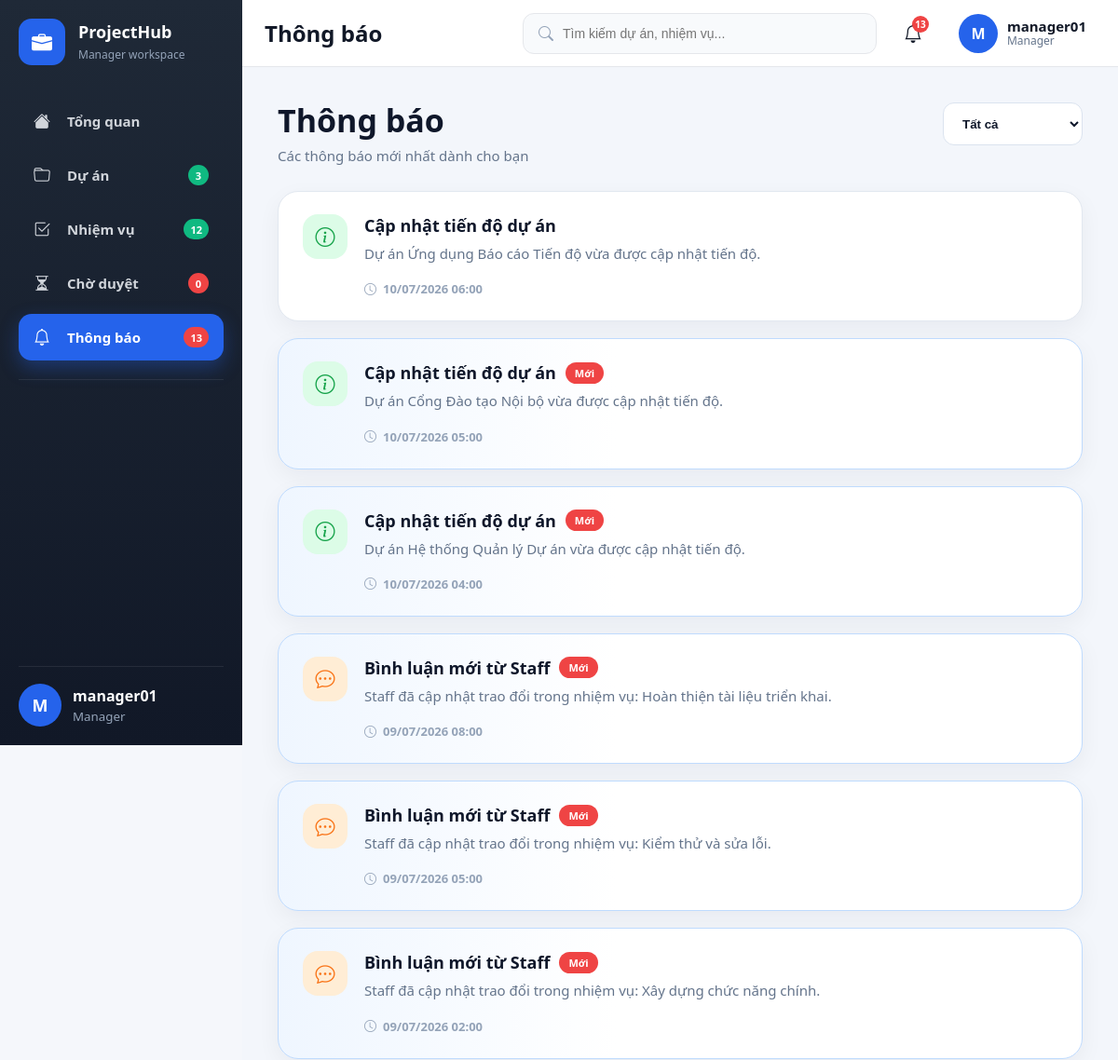
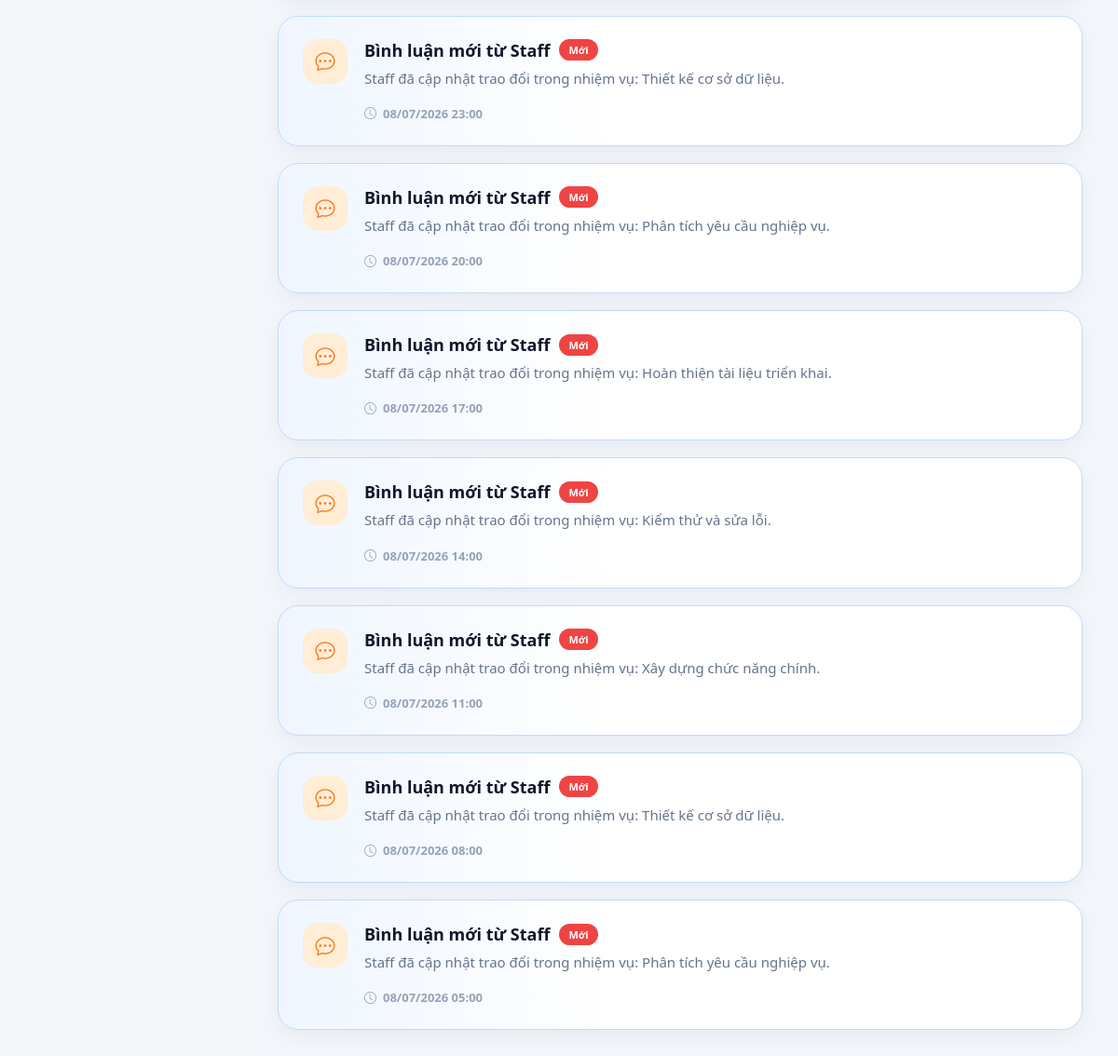
/index.php?page=notifications (signed in), run on the app's committed database (2 pictures, top to bottom).
### tables this page shows
CREATE TABLE `users` (
  `user_id` int(11) NOT NULL,
  `username` varchar(50) NOT NULL,
  `email` varchar(120) NOT NULL,
  `phone` varchar(20) DEFAULT NULL,
  `address` varchar(255) DEFAULT NULL,
  `password` varchar(255) NOT NULL,
  `role_id` int(11) NOT NULL,
  `status` varchar(20) NOT NULL DEFAULT 'active',
  `refresh_token` varchar(255) DEFAULT NULL,
  `token_expired_at` datetime DEFAULT NULL,
  `created_at` timestamp NOT NULL DEFAULT current_timestamp(),
  `updated_at` timestamp NOT NULL DEFAULT current_timestamp() ON UPDATE current_timestamp(),
  `is_deleted` tinyint(1) NOT NULL DEFAULT 0
);

CREATE TABLE `notifications` (
  `notification_id` int(11) NOT NULL,
  `user_id` int(11) NOT NULL,
  `type` varchar(50) DEFAULT NULL,
  `title` varchar(255) NOT NULL,
  `content` text DEFAULT NULL,
  `related_type` varchar(50) DEFAULT NULL,
  `related_id` int(11) DEFAULT NULL,
  `is_read` tinyint(1) NOT NULL DEFAULT 0,
  `created_at` timestamp NOT NULL DEFAULT current_timestamp()
);

### helpers/security.php (called while the page is built, shortened)
<?php
function csrf_token(): string
{
    return $_SESSION['_csrf_token'];
}

### views/manager/notifications.php (the view, shortened to what this page needs)
<?php
require_once __DIR__ . '/_layout.php';
$db = new Database();
$pdo = $db->connect();
$managerId = (int)($_SESSION['user_id'] ?? 0);
$manager = manager_fetch_current($pdo, $managerId);
$sidebarCounts = manager_sidebar_counts($pdo, $managerId);
$projectCount = $sidebarCounts['projects'];
$taskCount = $sidebarCounts['tasks'];
$notifCount = $sidebarCounts['notifications'];
$pendingApprovalCount = $sidebarCounts['pending_approvals'];
$notificationPrefs = $sidebarCounts['preferences'];
$type = $_GET['type'] ?? 'all';
$sql = "SELECT * FROM notifications n WHERE n.user_id = ?";
$params = [$managerId];
$sql .= manager_notification_filter_sql($notificationPrefs, 'n');
$sql .= " ORDER BY n.created_at DESC";
$stmt = $pdo->prepare($sql);
$stmt->execute($params);
$notifications = $stmt->fetchAll(PDO::FETCH_ASSOC);
manager_page_head('Thông báo');
?>
<div class="manager-shell">
    <?php manager_sidebar($manager, 'notifications', $projectCount, $taskCount, $notifCount, $pendingApprovalCount); ?>
    <main class="manager-main-content">
        <?php manager_topbar('Thông báo', $manager, $notifCount); ?>
        <section class="manager-content-area manager-notifications-page">
            <div class="manager-page-title-row">
                <div>
                    <h1>Thông báo</h1>
                    <p>Các thông báo mới nhất dành cho bạn</p>
                </div>
                <form method="GET" class="manager-filter-inline">
                    <select name="type" onchange="this.form.submit()">
                        <option value="all" <?= $type === 'all' ? 'selected' : '' ?>>Tất cả</option>
                    </select>
                </form>
            </div>
            <div class="manager-notification-list">
                <?php if (empty($notifications)): ?>
                    <div class="manager-notification-card empty">
                        <div class="manager-notification-content">
                            <h4>Chưa có thông báo</h4>
                            <p>Hiện tại chưa có thông báo nào để hiển thị.</p>
                        </div>
                    </div>
                <?php else: ?>
                    <?php foreach ($notifications as $item): ?>
                        <?php
                            $nType = $item['type'] ?? 'system';
                            $iconClass = 'system';
                            $icon = 'bi-info-circle';
                            if ($nType === 'task') {
                                $iconClass = 'task';
                                $icon = 'bi-list-check';
                            } elseif ($nType === 'comment') {
                                $iconClass = 'comment';
                                $icon = 'bi-chat-dots';
                            }
                            $relatedId = (int)($item['related_id'] ?? 0);
                            $notifLink = null;
                            if ($nType === 'task_approval' && $relatedId > 0) {
                                $notifLink = 'index.php?action=openNotification&id=' . (int)$item['notification_id'] . '&_csrf_token=' . urlencode(csrf_token());
                            } elseif (in_array($nType, ['task', 'comment'], true) && $relatedId > 0) {
                                $notifLink = 'index.php?action=openNotification&id=' . (int)$item['notification_id'] . '&_csrf_token=' . urlencode(csrf_token());
                            }
                        ?>
                        <a href="<?= $notifLink ? mh($notifLink) : 'javascript:void(0)' ?>" class="manager-notification-card <?= ((int)($item['is_read'] ?? 0) === 0) ? 'unread' : '' ?> <?= $notifLink ? '' : 'no-link' ?>" data-type="<?= mh($nType) ?>">
                            <div class="manager-notification-icon <?= $iconClass ?>">
                                <i class="bi <?= $icon ?>"></i>
                            </div>
                            <div class="manager-notification-content">
                                <div class="manager-notification-head">
                                    <h4><?= mh($item['title'] ?? '') ?></h4>
                                    <?php if ((int)($item['is_read'] ?? 0) === 0): ?>
                                        <span class="manager-unread-pill">Mới</span>
                                    <?php endif; ?>
                                </div>
                                <p><?= mh($item['content'] ?? '') ?></p>
                                <span class="manager-notification-time">
                                    <i class="bi bi-clock"></i>
                                    <?= !empty($item['created_at']) ? date('d/m/Y H:i', strtotime($item['created_at'])) : '' ?>
                                </span>
                            </div>
                        </a>
                    <?php endforeach; ?>
                <?php endif; ?>
            </div>
        </section>
    </main>
</div>
<?php manager_layout_script(); ?>

### views/manager/_layout.php (shortened to what this page needs)
<?php
function mh($v){ return htmlspecialchars((string)($v ?? ''), ENT_QUOTES, 'UTF-8'); }
function manager_fetch_current(PDO $pdo, int $managerId): array {
    $s=$pdo->prepare("SELECT u.*, r.name AS role_name FROM users u LEFT JOIN roles r ON u.role_id=r.role_id WHERE u.user_id=? LIMIT 1");
    $s->execute([$managerId]);
    return $s->fetch(PDO::FETCH_ASSOC) ?: [];
}
function manager_owned_project_condition(string $alias = 'p', string $prefix = 'mid'): string {
    $prefix = ltrim($prefix, ':');
    return "$alias.manager_id = :{$prefix}_manager";
}
function manager_owned_project_params(int $managerId, string $prefix = 'mid'): array {
    $prefix = ltrim($prefix, ':');
    return [
        $prefix . '_manager' => $managerId,
    ];
}
function manager_notification_preferences(PDO $pdo, int $userId): array {
    $pdo->exec("CREATE TABLE IF NOT EXISTS notification_preferences (
        user_id INT PRIMARY KEY,
        email_notifications TINYINT(1) NOT NULL DEFAULT 1,
        task_notifications TINYINT(1) NOT NULL DEFAULT 1,
        comment_notifications TINYINT(1) NOT NULL DEFAULT 1,
        deadline_notifications TINYINT(1) NOT NULL DEFAULT 1,
        created_at TIMESTAMP DEFAULT CURRENT_TIMESTAMP,
        updated_at TIMESTAMP DEFAULT CURRENT_TIMESTAMP ON UPDATE CURRENT_TIMESTAMP,
        CONSTRAINT fk_notification_preferences_user
            FOREIGN KEY (user_id) REFERENCES users(user_id)
            ON DELETE CASCADE
    ) ENGINE=InnoDB DEFAULT CHARSET=utf8mb4");
    $ins = $pdo->prepare("INSERT IGNORE INTO notification_preferences(user_id) VALUES(?)");
    $ins->execute([$userId]);
    $stmt = $pdo->prepare("SELECT * FROM notification_preferences WHERE user_id=? LIMIT 1");
    $stmt->execute([$userId]);
    return $stmt->fetch(PDO::FETCH_ASSOC) ?: [
        'email_notifications' => 1,
        'task_notifications' => 1,
        'comment_notifications' => 1,
        'deadline_notifications' => 1,
    ];
}
function manager_notification_filter_sql(array $prefs, string $alias = 'n'): string {
    $conditions = [];
    if (empty($conditions)) {
        return "";
    }
    return " AND NOT (" . implode(' OR ', $conditions) . ")";
}
function manager_sidebar_counts(PDO $pdo, int $managerId): array {
    $owned = manager_owned_project_condition('p', 'mid');
    $projects = $pdo->prepare("SELECT COUNT(*) FROM projects p WHERE p.is_deleted = 0 AND $owned");
    $projects->execute(manager_owned_project_params($managerId));
    $projectCount = (int)$projects->fetchColumn();
    $tasks = $pdo->prepare("SELECT COUNT(*)
        FROM tasks t
        JOIN projects p ON p.project_id = t.project_id
        WHERE t.is_deleted = 0
          AND p.is_deleted = 0
          AND t.status <> 'Completed'
          AND $owned");
    $tasks->execute(manager_owned_project_params($managerId));
    $taskCount = (int)$tasks->fetchColumn();
    $pendingApprovals = $pdo->prepare("SELECT COUNT(*)
        FROM tasks t
        JOIN projects p ON p.project_id = t.project_id
        WHERE t.is_deleted = 0
          AND p.is_deleted = 0
          AND t.status = 'Pending Approval'
          AND $owned");
    $pendingApprovals->execute(manager_owned_project_params($managerId));
    $pendingApprovalCount = (int)$pendingApprovals->fetchColumn();
    $prefs = manager_notification_preferences($pdo, $managerId);
    $filter = manager_notification_filter_sql($prefs, 'n');
    $notif = $pdo->prepare("SELECT COUNT(*) FROM notifications n WHERE n.user_id = ? $filter");
    $notif->execute([$managerId]);
    $notifCount = (int)$notif->fetchColumn();
    return [
        'projects' => $projectCount,
        'tasks' => $taskCount,
        'pending_approvals' => $pendingApprovalCount,
        'notifications' => $notifCount,
        'preferences' => $prefs,
    ];
}
function manager_sidebar(array $manager, string $active='overview', int $projectCount=0, int $taskCount=0, int $notifCount=0, int $pendingApprovalCount=0): void { ?>
<aside class="manager-sidebar">
    <div class="manager-logo-section">
        <div class="manager-logo-box"><i class="bi bi-briefcase-fill"></i></div>
        <div class="manager-logo-text"><h4>ProjectHub</h4><span>Manager workspace</span></div>
    </div>
    <nav class="manager-menu">
        <a href="index.php?page=manager-dashboard" class="manager-menu-item <?= $active==='overview'?'active':'' ?>"><i class="bi bi-house-fill"></i><span>Tổng quan</span></a>
        <a href="index.php?page=projects" class="manager-menu-item <?= $active==='projects'?'active':'' ?>"><i class="bi bi-folder"></i><span>Dự án</span><span class="manager-badge-count"><?= $projectCount ?></span></a>
        <a href="index.php?page=tasks" class="manager-menu-item <?= $active==='tasks'?'active':'' ?>"><i class="bi bi-check2-square"></i><span>Nhiệm vụ</span><span class="manager-badge-count"><?= $taskCount ?></span></a>
        <a href="index.php?page=manager-pending-approval" class="manager-menu-item <?= $active==='pending-approval'?'active':'' ?>"><i class="bi bi-hourglass-split"></i><span>Chờ duyệt</span><span class="manager-badge-count red"><?= $pendingApprovalCount ?></span></a>
        <a href="index.php?page=notifications" class="manager-menu-item <?= $active==='notifications'?'active':'' ?>"><i class="bi bi-bell"></i><span>Thông báo</span><span class="manager-badge-count red"><?= $notifCount ?></span></a>
    </nav>
    <div class="manager-sidebar-divider"></div>
    <div class="manager-user-box">
        <div class="manager-avatar"><?= strtoupper(substr($manager['username'] ?? 'M',0,1)) ?></div>
        <div class="manager-user-info"><strong><?= mh($manager['username'] ?? 'manager') ?></strong><small>Manager</small></div>
    </div>
</aside>
<?php }
function manager_page_head(string $title): void { $theme=$_COOKIE['theme']??'light'; ?>
<!DOCTYPE html><html lang="vi"><head><link rel="stylesheet" href="https://cdn.jsdelivr.net/npm/bootstrap-icons@1.11.3/font/bootstrap-icons.min.css"><link rel="stylesheet" href="assets/css/dashboard_manager.css"><link rel="stylesheet" href="assets/css/manager_crud.css"></head><body class="<?= $theme==='dark'?'dark-mode':'' ?>">
<?php }
function manager_topbar(string $title, array $manager, int $notifCount=0): void { ?>
<header class="manager-topbar"><div class="manager-topbar-left"><h3><?= mh($title) ?></h3></div><div class="manager-topbar-right"><div class="manager-search-box global-search-container"><i class="bi bi-search"></i><input type="search" id="managerGlobalSearch" class="global-search-input" autocomplete="off" placeholder="Tìm kiếm dự án, nhiệm vụ..."></div><a class="manager-notification-btn" href="index.php?page=notifications"><i class="bi bi-bell"></i><?php if($notifCount>0): ?><span class="manager-notification-badge"><?= $notifCount ?></span><?php endif; ?></a><div class="manager-profile-menu" id="managerProfileToggle"><div class="manager-profile-avatar"><?= strtoupper(substr($manager['username'] ?? 'M',0,1)) ?></div><div class="manager-profile-meta"><strong><?= mh($manager['username'] ?? 'manager') ?></strong><span>Manager</span></div></div></div></header>
<?php }
function manager_layout_script(): void { ?>
</body></html>
<?php }
?>

### data on the page
users: username "M", username "manager01"
notifications: title "Cập nhật tiến độ dự án", content "Dự án Ứng dụng Báo cáo Tiến độ vừa được cập nhật tiến độ.", created_at "10/07/2026 06:00"
notifications: title "Cập nhật tiến độ dự án", is_read "Mới", content "Dự án Cổng Đào tạo Nội bộ vừa được cập nhật tiến độ.", created_at "10/07/2026 05:00"
notifications: title "Cập nhật tiến độ dự án", is_read "Mới", content "Dự án Hệ thống Quản lý Dự án vừa được cập nhật tiến độ.", created_at "10/07/2026 04:00"
notifications: title "Bình luận mới từ Staff", is_read "Mới", content "Staff đã cập nhật trao đổi trong nhiệm vụ: Hoàn thiện tài liệu triển khai.", created_at "09/07/2026 08:00"
notifications: title "Bình luận mới từ Staff", is_read "Mới", content "Staff đã cập nhật trao đổi trong nhiệm vụ: Kiểm thử và sửa lỗi.", created_at "09/07/2026 05:00"
notifications: title "Bình luận mới từ Staff", is_read "Mới", content "Staff đã cập nhật trao đổi trong nhiệm vụ: Xây dựng chức năng chính.", created_at "09/07/2026 02:00"
notifications: title "Bình luận mới từ Staff", is_read "Mới", content "Staff đã cập nhật trao đổi trong nhiệm vụ: Thiết kế cơ sở dữ liệu.", created_at "08/07/2026 23:00"
notifications: title "Bình luận mới từ Staff", is_read "Mới", content "Staff đã cập nhật trao đổi trong nhiệm vụ: Phân tích yêu cầu nghiệp vụ.", created_at "08/07/2026 20:00"
notifications: title "Bình luận mới từ Staff", is_read "Mới", content "Staff đã cập nhật trao đổi trong nhiệm vụ: Hoàn thiện tài liệu triển khai.", created_at "08/07/2026 17:00"
notifications: title "Bình luận mới từ Staff", is_read "Mới", content "Staff đã cập nhật trao đổi trong nhiệm vụ: Kiểm thử và sửa lỗi.", created_at "08/07/2026 14:00"
notifications: title "Bình luận mới từ Staff", is_read "Mới", content "Staff đã cập nhật trao đổi trong nhiệm vụ: Xây dựng chức năng chính.", created_at "08/07/2026 11:00"
notifications: title "Bình luận mới từ Staff", is_read "Mới", content "Staff đã cập nhật trao đổi trong nhiệm vụ: Thiết kế cơ sở dữ liệu.", created_at "08/07/2026 08:00"
notifications: title "Bình luận mới từ Staff", is_read "Mới", content "Staff đã cập nhật trao đổi trong nhiệm vụ: Phân tích yêu cầu nghiệp vụ.", created_at "08/07/2026 05:00"

### other printed values
$projectCount "3"
$taskCount "12"
$pendingApprovalCount "0"
$notifCount "13"
mh($title) "Thông báo"
